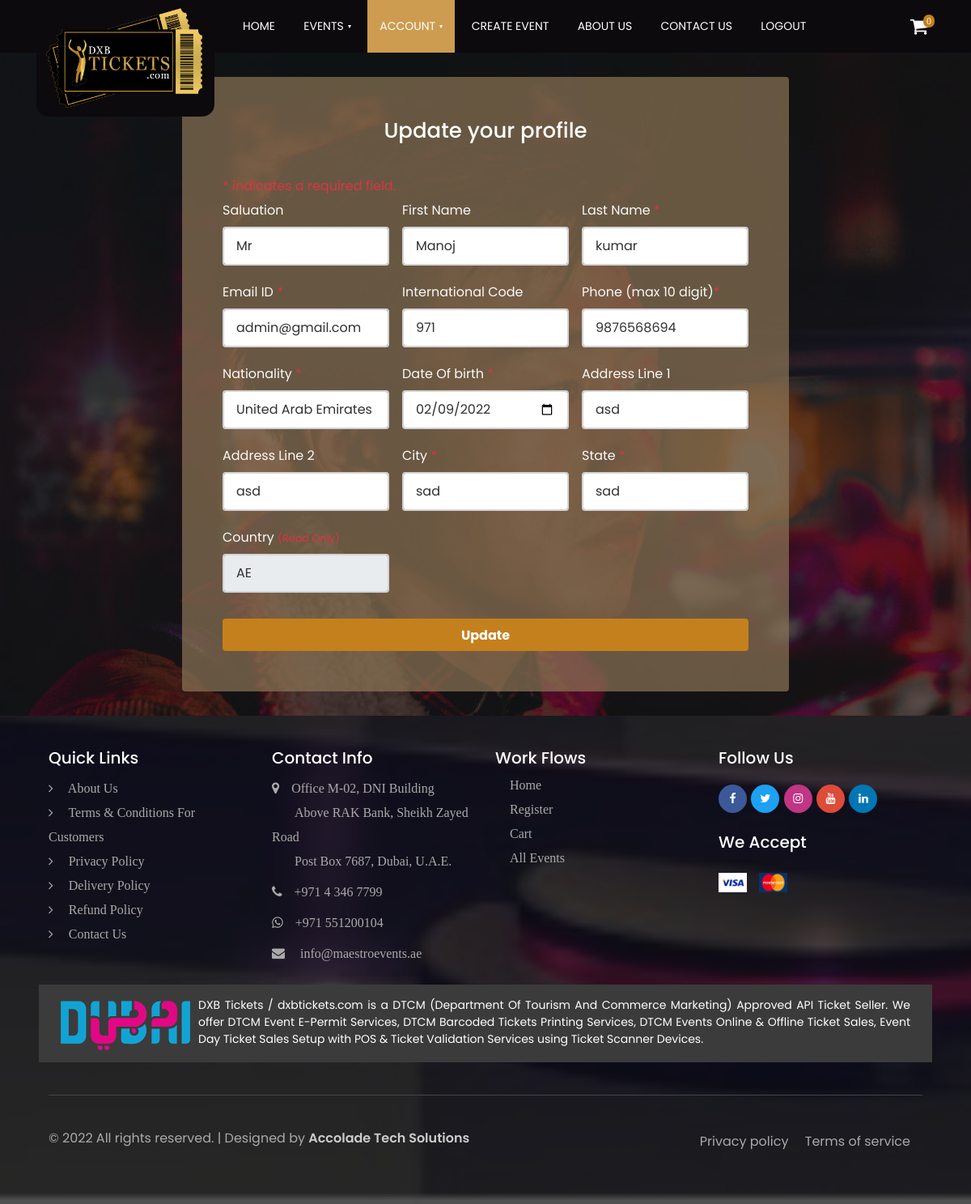
The app's page /profile.php (signed in) with its own data.
### tables this page shows
CREATE TABLE IF NOT EXISTS `customer_master` (
  `CM_Id` int(100) NOT NULL AUTO_INCREMENT,
  `Saluation` varchar(10) DEFAULT NULL,
  `FirstName` varchar(50) DEFAULT NULL,
  `LastName` varchar(50) DEFAULT NULL,
  `CustomerEmail` varchar(100) DEFAULT NULL,
  `CustomerPhone` varchar(12) DEFAULT NULL,
  `Nationality` varchar(10) DEFAULT NULL,
  `DateOfBirth` date DEFAULT NULL,
  `AreaCode` varchar(12) DEFAULT NULL,
  `InternationalCode` varchar(12) DEFAULT NULL,
  `AddressLine1` varchar(250) DEFAULT NULL,
  `AddressLine2` varchar(250) DEFAULT NULL,
  `CustomerCity` varchar(50) DEFAULT NULL,
  `CustomerState` varchar(50) DEFAULT NULL,
  `CustomerCountry` varchar(10) DEFAULT NULL,
  `CustomerStatus` tinyint(1) DEFAULT NULL,
  `DateCreate` datetime DEFAULT NULL,
  `CustomerId` varchar(50) DEFAULT NULL,
  `AccountNo` varchar(50) DEFAULT NULL,
  PRIMARY KEY (`CM_Id`),
  UNIQUE KEY `CustomerEmail` (`CustomerEmail`)
);

### profile.php (the view, shortened to what this page needs)
<?php
    require_once './api/maestro_util.php';
    require_once './pages/link.php';
    require_once './pages/header.php';
    $resCustomer = mysqli_query($conn, "SELECT * FROM customer_master WHERE CM_Id = $_SESSION[cm_id]");
    if (mysqli_num_rows($resCustomer) > 0) {
        $resCustomer = mysqli_fetch_assoc($resCustomer);
    } else {
        echo "<script>alert('Oops, Unable to process..');location.href='index.php';</script>";
    }
?>
<section class="w3l-forms-23" style="background: url(assets/images/banner-3.jpg) no-repeat center fixed;">
    <div id="forms23-block">
        <div class="wrapper">
            <div class="d-grid forms23-2grids">
                <div class="form23">
                    <h6>Update your profile</h6>
                    <small class="text-danger">* indicates a required field.</small>
                    <form action="" method="POST" class="row g-3 needs-validation" novalidate>
                        <div class="col-md-4">
                            <label for="validationCustom01" class="form-label text-light">Saluation</label>
                            <select class="form-control input-style" id="validationCustom01" name="saluation" required>
                                <option value="Mr" <?php if ($resCustomer['Saluation'] == 'Mr') { echo 'selected';}?>>Mr</option>
                            </select>
                        </div>
                        <div class="col-md-4">
                            <label  class="form-label text-light">First Name</label>
                            <input type="text" class="form-control input-style" value="<?php echo $resCustomer['FirstName'];?>" name="first_name" pattern="[A-Za-z]{1,49}" maxlength="49">
                        </div>
                        <div class="col-md-4">
                            <label for="validationCustom01" class="form-label text-light">Last Name <span class="text-danger">*</span></label>
                            <input type="text" class="form-control input-style" value="<?php echo $resCustomer['LastName'];?>" required name="last_name" pattern="[A-Za-z]{1,49}" maxlength="49">
                        </div>
                        <div class="col-md-4 mt-3">
                            <label  class="form-label text-light">Email ID <span class="text-danger">*</span></label>
                            <input type="email" class="form-control input-style" value="<?php echo $resCustomer['CustomerEmail'];?>" required name="email" maxlength="99">
                        </div>
                        <div class="col-md-4 mt-3">
                            <label  class="form-label text-light">International Code</label>
                            <input type="text" class="form-control input-style" value="<?php echo $resCustomer['InternationalCode'];?>" name="international_code" maxlength="10">
                        </div>
                        <div class="col-md-4 mt-3">
                            <label  class="form-label text-light">Phone (max 10 digit)<span class="text-danger">*</span></label>
                            <input type="text" class="form-control input-style" value="<?php echo $resCustomer['CustomerPhone'];?>" required name="phone" pattern="[0-9]{1,10}" maxlength="10">
                        </div>
                        <div class="col-md-4 mt-3">
                            <label  class="form-label text-light">Nationality <span class="text-danger">*</span></label>
                            <select name="nationality" class="form-control input-style" required>
                                <option value="AE" <?php if ($resCustomer['Nationality'] == 'AE') { echo 'selected';}?>>United Arab Emirates</option>
                            </select>
                        </div>
                        <div class="col-md-4 mt-3">
                            <label  class="form-label text-light">Date Of birth <span class="text-danger">*</span></label>
                            <input type="date" class="form-control input-style" value="<?php echo $resCustomer['DateOfBirth'];?>" name="dateofbirth" max="<?php echo date('Y-m-d', strtotime("-18 year", time())); ?>" required>
                        </div>
                        <div class="col-md-4 mt-3">
                            <label  class="form-label text-light">Address Line 1</label>
                            <input type="text" class="form-control input-style" value="<?php echo $resCustomer['AddressLine1'];?>" name="address_line1" maxlength="245">
                        </div>
                        <div class="col-md-4 mt-3">
                            <label  class="form-label text-light">Address Line 2</label>
                            <input type="text" class="form-control input-style" value="<?php echo $resCustomer['AddressLine2'];?>" name="address_line2" maxlength="245">
                        </div>
                        <div class="col-md-4 mt-3">
                            <label  class="form-label text-light">City <span class="text-danger">*</span></label>
                            <input type="text" class="form-control input-style" value="<?php echo $resCustomer['CustomerCity'];?>" name="city" required maxlength="49">
                        </div>
                        <div class="col-md-4 mt-3">
                            <label  class="form-label text-light">State <span class="text-danger">*</span></label>
                            <input type="text" class="form-control input-style" value="<?php echo $resCustomer['CustomerState'];?>" name="state" required maxlength="49">
                        </div>
                        <div class="col-md-4 mt-3">
                            <label class="form-label text-light">Country <small class="text-danger text-sm">(Read Only)</small></label>
                            <input type="text" class="form-control input-style" value="<?php echo $resCustomer['CustomerCountry'];?>" readonly>
                        </div>
                        <div class="col-md-12 mt-3">
                            <button type="submit" name="update" class="mt-3">Update</button>
                        </div>
                    </form>
                </div>
            </div>
        </div>
    </div>
</section>
<?php
    require_once './pages/footer.php';
?>

### records on screen
customer_master: saluation "Mr", first_name "Manoj", last_name "kumar", email "admin@gmail.com", international_code "971", phone "9876568694", nationality "United Arab Emirates", dateofbirth "02/09/2022", address_line1 "asd", address_line2 "asd", city "sad", state "sad", CustomerCountry "AE"
